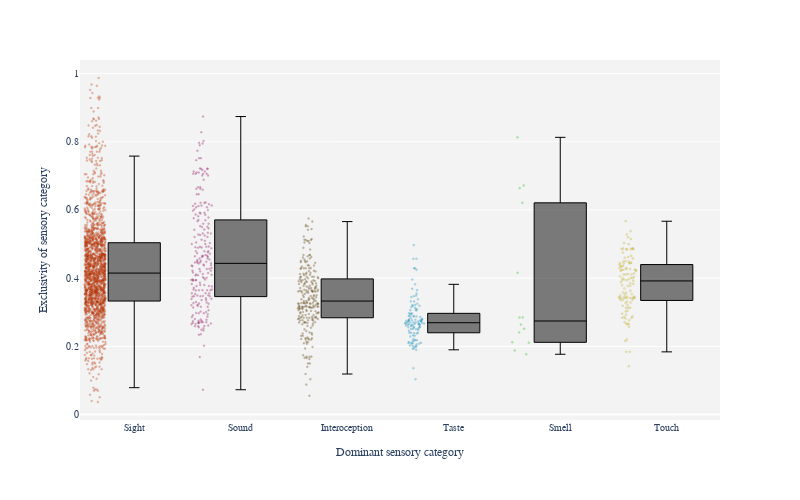

Notebook code for this chart:
### Code cell
fig = px.box(data, x='Dominant.perceptual', y='Exclusivity.perceptual', color='Dominant.perceptual', color_discrete_map=colors,
                 labels={
                        'Dominant.perceptual': 'Dominant sensory category',
                        'Exclusivity.perceptual': 'Exclusivity of sensory category'
                 })
fig.update_layout(width=800, height=500, font_family="Garamond", font_size=10, showlegend=False,
                  plot_bgcolor='rgb(243, 243, 243)')
fig.for_each_trace(lambda trace: trace.update(name=new_labels[trace.name] if trace.name in new_labels else trace.name))
fig.update_traces(boxpoints='all', jitter=0.4, whiskerwidth=0.2, marker_size=2, line_width=1)
fig.update_traces(line_color='black', marker_line_width=0.2, marker_line_color='black', marker_opacity=0.4)
# Define the new labels
new_x_labels = {
    "haptic": "Touch",
    "auditory": "Sound",
    "olfactory": "Smell",
    "gustatory": "Taste",
    "visual": "Sight",
    "interoceptive": "Interoception",
}

# Update the x-axis labels
fig.update_xaxes(
    ticktext=list(new_x_labels.values()),
    tickvals=list(new_x_labels.keys())
)

fig.show()
fig.write_image("figures/exclusivity_boxplot.svg")

### Figure 1 — Plotly figure (JSON) as saved in the notebook; plotly's stock layout.template omitted (floating-point values rounded to 4 significant figures; data arrays with more than 128 entries replaced by an {"elided": "..."} marker saying what was removed)
{"data": [{"alignmentgroup": "True", "hovertemplate": "Dominant sensory category=%{x}<br>Exclusivity of sensory category=%{y}<extra></extra>", "legendgroup": "visual", "marker": {"color": "#ff4500", "size": 2, "line": {"color": "black", "width": 0.2}, "opacity": 0.4}, "name": "Sight", "notched": false, "offsetgroup": "visual", "orientation": "v", "showlegend": true, "x": {"elided": "1801 str values"}, "x0": " ", "xaxis": "x", "y": {"elided": "1801 float values"}, "y0": " ", "yaxis": "y", "type": "box", "line": {"width": 1, "color": "black"}, "boxpoints": "all", "jitter": 0.4, "whiskerwidth": 0.2}, {"alignmentgroup": "True", "hovertemplate": "Dominant sensory category=%{x}<br>Exclusivity of sensory category=%{y}<extra></extra>", "legendgroup": "auditory", "marker": {"color": "#c71585", "size": 2, "line": {"color": "black", "width": 0.2}, "opacity": 0.4}, "name": "Sound", "notched": false, "offsetgroup": "auditory", "orientation": "v", "showlegend": true, "x": {"elided": "222 str values"}, "x0": " ", "xaxis": "x", "y": {"elided": "222 float values"}, "y0": " ", "yaxis": "y", "type": "box", "line": {"width": 1, "color": "black"}, "boxpoints": "all", "jitter": 0.4, "whiskerwidth": 0.2}, {"alignmentgroup": "True", "hovertemplate": "Dominant sensory category=%{x}<br>Exclusivity of sensory category=%{y}<extra></extra>", "legendgroup": "interoceptive", "marker": {"color": "#7c550c", "size": 2, "line": {"color": "black", "width": 0.2}, "opacity": 0.4}, "name": "Interoception", "notched": false, "offsetgroup": "interoceptive", "orientation": "v", "showlegend": true, "x": {"elided": "242 str values"}, "x0": " ", "xaxis": "x", "y": {"elided": "242 float values"}, "y0": " ", "yaxis": "y", "type": "box", "line": {"width": 1, "color": "black"}, "boxpoints": "all", "jitter": 0.4, "whiskerwidth": 0.2}, {"alignmentgroup": "True", "hovertemplate": "Dominant sensory category=%{x}<br>Exclusivity of sensory category=%{y}<extra></extra>", "legendgroup": "gustatory", "marker": {"color": "#00bfff", "size": 2, "line": {"color": "black", "width": 0.2}, "opacity": 0.4}, "name": "Taste", "notched": false, "offsetgroup": "gustatory", "orientation": "v", "showlegend": true, "x": ["gustatory", "gustatory", "gustatory", "gustatory", "gustatory", "gustatory", "gustatory", "gustatory", "gustatory", "gustatory", "gustatory", "gustatory", "gustatory", "gustatory", "gustatory", "gustatory", "gustatory", "gustatory", "gustatory", "gustatory", "gustatory", "gustatory", "gustatory", "gustatory", "gustatory", "gustatory", "gustatory", "gustatory", "gustatory", "gustatory", "gustatory", "gustatory", "gustatory", "gustatory", "gustatory", "gustatory", "gustatory", "gustatory", "gustatory", "gustatory", "gustatory", "gustatory", "gustatory", "gustatory", "gustatory", "gustatory", "gustatory", "gustatory", "gustatory", "gustatory", "gustatory", "gustatory", "gustatory", "gustatory", "gustatory", "gustatory", "gustatory", "gustatory", "gustatory", "gustatory", "gustatory", "gustatory", "gustatory", "gustatory", "gustatory", "gustatory", "gustatory", "gustatory", "gustatory", "gustatory", "gustatory", "gustatory", "gustatory", "gustatory", "gustatory", "gustatory", "gustatory", "gustatory", "gustatory", "gustatory", "gustatory", "gustatory", "gustatory", "gustatory", "gustatory", "gustatory", "gustatory", "gustatory", "gustatory", "gustatory", "gustatory", "gustatory", "gustatory", "gustatory", "gustatory", "gustatory", "gustatory", "gustatory", "gustatory", "gustatory", "gustatory", "gustatory", "gustatory", "gustatory", "gustatory", "gustatory", "gustatory", "gustatory", "gustatory", "gustatory", "gustatory", "gustatory", "gustatory", "gustatory"], "x0": " ", "xaxis": "x", "y": [0.273, 0.289, 0.262, 0.273, 0.229, 0.222, 0.396, 0.497, 0.275, 0.211, 0.288, 0.325, 0.256, 0.279, 0.25, 0.238, 0.306, 0.309, 0.199, 0.199, 0.266, 0.21, 0.255, 0.136, 0.24, 0.261, 0.365, 0.297, 0.246, 0.257, 0.308, 0.201, 0.277, 0.21, 0.213, 0.211, 0.206, 0.193, 0.256, 0.256, 0.264, 0.269, 0.263, 0.369, 0.274, 0.218, 0.208, 0.27, 0.203, 0.283, 0.194, 0.265, 0.27, 0.27, 0.349, 0.289, 0.251, 0.251, 0.278, 0.231, 0.248, 0.345, 0.286, 0.259, 0.319, 0.262, 0.262, 0.313, 0.355, 0.273, 0.297, 0.294, 0.332, 0.276, 0.219, 0.315, 0.347, 0.27, 0.278, 0.338, 0.266, 0.289, 0.19, 0.332, 0.457, 0.457, 0.425, 0.429, 0.429, 0.267, 0.24, 0.267, 0.252, 0.296, 0.279, 0.24, 0.269, 0.233, 0.216, 0.267, 0.104, 0.217, 0.382, 0.278, 0.321, 0.288, 0.208, 0.305, 0.239, 0.319, 0.201, 0.275, 0.281, 0.322], "y0": " ", "yaxis": "y", "type": "box", "line": {"width": 1, "color": "black"}, "boxpoints": "all", "jitter": 0.4, "whiskerwidth": 0.2}, {"alignmentgroup": "True", "hovertemplate": "Dominant sensory category=%{x}<br>Exclusivity of sensory category=%{y}<extra></extra>", "legendgroup": "olfactory", "marker": {"color": "#00ff00", "size": 2, "line": {"color": "black", "width": 0.2}, "opacity": 0.4}, "name": "Smell", "notched": false, "offsetgroup": "olfactory", "orientation": "v", "showlegend": true, "x": ["olfactory", "olfactory", "olfactory", "olfactory", "olfactory", "olfactory", "olfactory", "olfactory", "olfactory", "olfactory", "olfactory", "olfactory", "olfactory", "olfactory"], "x0": " ", "xaxis": "x", "y": [0.252, 0.264, 0.211, 0.188, 0.285, 0.177, 0.416, 0.212, 0.672, 0.664, 0.813, 0.621, 0.241, 0.285], "y0": " ", "yaxis": "y", "type": "box", "line": {"width": 1, "color": "black"}, "boxpoints": "all", "jitter": 0.4, "whiskerwidth": 0.2}, {"alignmentgroup": "True", "hovertemplate": "Dominant sensory category=%{x}<br>Exclusivity of sensory category=%{y}<extra></extra>", "legendgroup": "haptic", "marker": {"color": "#ffdf00", "size": 2, "line": {"color": "black", "width": 0.2}, "opacity": 0.4}, "name": "Touch", "notched": false, "offsetgroup": "haptic", "orientation": "v", "showlegend": true, "x": ["haptic", "haptic", "haptic", "haptic", "haptic", "haptic", "haptic", "haptic", "haptic", "haptic", "haptic", "haptic", "haptic", "haptic", "haptic", "haptic", "haptic", "haptic", "haptic", "haptic", "haptic", "haptic", "haptic", "haptic", "haptic", "haptic", "haptic", "haptic", "haptic", "haptic", "haptic", "haptic", "haptic", "haptic", "haptic", "haptic", "haptic", "haptic", "haptic", "haptic", "haptic", "haptic", "haptic", "haptic", "haptic", "haptic", "haptic", "haptic", "haptic", "haptic", "haptic", "haptic", "haptic", "haptic", "haptic", "haptic", "haptic", "haptic", "haptic", "haptic", "haptic", "haptic", "haptic", "haptic", "haptic", "haptic", "haptic", "haptic", "haptic", "haptic", "haptic", "haptic", "haptic", "haptic", "haptic", "haptic", "haptic", "haptic", "haptic", "haptic", "haptic", "haptic", "haptic", "haptic", "haptic", "haptic", "haptic", "haptic", "haptic", "haptic", "haptic", "haptic", "haptic", "haptic", "haptic", "haptic", "haptic", "haptic", "haptic", "haptic", "haptic", "haptic", "haptic", "haptic", "haptic", "haptic", "haptic", "haptic", "haptic", "haptic", "haptic", "haptic", "haptic"], "x0": " ", "xaxis": "x", "y": [0.346, 0.346, 0.296, 0.436, 0.378, 0.388, 0.484, 0.475, 0.349, 0.425, 0.336, 0.394, 0.336, 0.436, 0.421, 0.462, 0.216, 0.394, 0.4, 0.4, 0.538, 0.342, 0.342, 0.397, 0.327, 0.363, 0.503, 0.267, 0.424, 0.485, 0.485, 0.383, 0.45, 0.46, 0.515, 0.358, 0.358, 0.331, 0.304, 0.405, 0.487, 0.487, 0.303, 0.265, 0.377, 0.421, 0.22, 0.429, 0.37, 0.485, 0.466, 0.284, 0.444, 0.429, 0.258, 0.343, 0.428, 0.567, 0.329, 0.433, 0.411, 0.444, 0.342, 0.449, 0.449, 0.344, 0.385, 0.337, 0.341, 0.414, 0.321, 0.313, 0.485, 0.313, 0.313, 0.392, 0.5, 0.444, 0.401, 0.284, 0.411, 0.411, 0.446, 0.397, 0.52, 0.184, 0.184, 0.427, 0.346, 0.266, 0.424, 0.286, 0.528, 0.439, 0.353, 0.342, 0.293, 0.319, 0.353, 0.277, 0.487, 0.412, 0.443, 0.282, 0.271, 0.403, 0.425, 0.342, 0.288, 0.379, 0.458, 0.142, 0.342], "y0": " ", "yaxis": "y", "type": "box", "line": {"width": 1, "color": "black"}, "boxpoints": "all", "jitter": 0.4, "whiskerwidth": 0.2}], "layout": {"xaxis": {"anchor": "y", "domain": [0.0, 1.0], "title": {"text": "Dominant sensory category"}, "categoryorder": "array", "categoryarray": ["visual", "auditory", "interoceptive", "gustatory", "olfactory", "haptic"], "ticktext": ["Touch", "Sound", "Smell", "Taste", "Sight", "Interoception"], "tickvals": ["haptic", "auditory", "olfactory", "gustatory", "visual", "interoceptive"]}, "yaxis": {"anchor": "x", "domain": [0.0, 1.0], "title": {"text": "Exclusivity of sensory category"}}, "legend": {"title": {"text": "Dominant sensory category"}, "tracegroupgap": 0}, "margin": {"t": 60}, "boxmode": "overlay", "font": {"family": "Garamond", "size": 10}, "width": 800, "height": 500, "showlegend": false, "plot_bgcolor": "rgb(243, 243, 243)"}}
